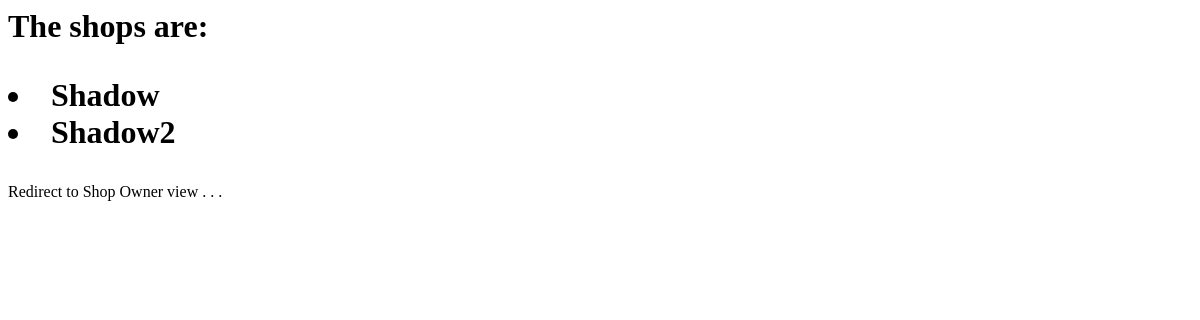
The app's page /ShopOwner/Shop/Shoplist/, older data.
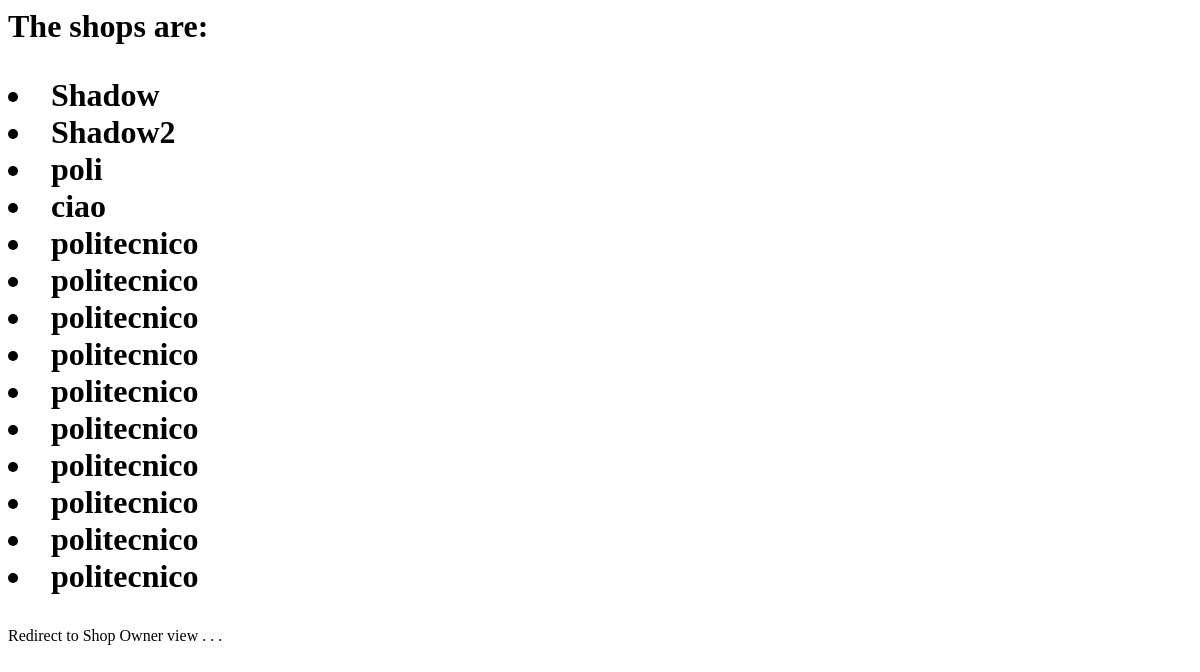
The same page, newer data.
### IqueueAP/models.py (models this page shows)
class Shop(models.Model):
    name = models.CharField(max_length=100)
    lat = models.FloatField(default=0)  # latitude
    lon = models.FloatField(default=0)  # longitude
    max_numb_clients = models.IntegerField()
    queue = models.IntegerField(default=0)
    ids = models.CharField(default='SSSSSSSS', max_length=8, validators=[MinLengthValidator(8)])
    address = models.CharField(max_length=200)
    rating = models.FloatField(default=0)
    numb_of_ratings = models.IntegerField(default=0)
    category = models.CharField(max_length=100, default='Others')  # Se non compilato messo in others

### IqueueAP/views.py (the view)
# urls.py: path('ShopOwner/Shop/Shoplist/',SuccessShopRegistration, name='SuccessShopRegistration'),
def SuccessShopRegistration(request):
    shop = Shop.objects.all()
    return render(request, 'ShopList.html', {'shop': shop})

### IqueueAP/templates/ShopList.html (shortened to what this page needs)
<html>
<head>
</head>
<body>
  <h1>
    <p>
    The shops are:
    {% for shop in shop %}
        <li> {{ shop.name }} </li>
    {% endfor %}
    </p>
  </h1>
  <p>Redirect to Shop Owner view . . .</p>
</body>
</html>

Row changes from the older to the newer data that the page shows:
added Shop: name "poli"
added Shop: name "ciao"
added Shop: name "politecnico"
added Shop: name "politecnico"
added Shop: name "politecnico"
added Shop: name "politecnico"
added Shop: name "politecnico"
added Shop: name "politecnico"
added Shop: name "politecnico"
added Shop: name "politecnico"
added Shop: name "politecnico"
added Shop: name "politecnico"
